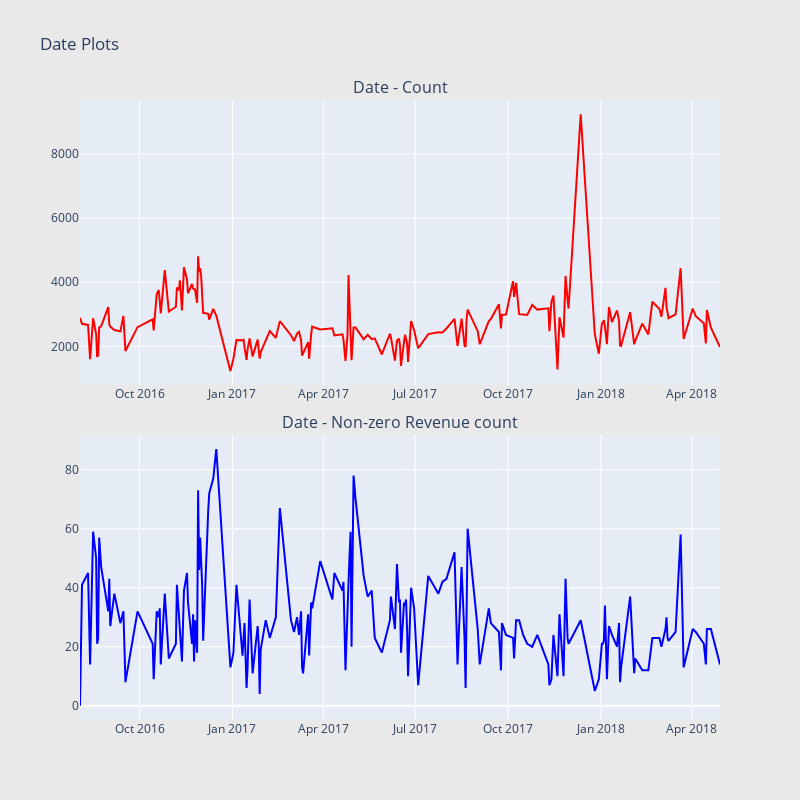

Here is the notebook cell this chart was saved with:
### Markdown cell above
Inferences:
* Device browser distribution looks similar on both the count and count of non-zero revenue plots
* On the device category front, desktop seem to have higher percentage of non-zero revenue counts compared to mobile devices.
* In device operating system, though the number of counts is more from windows, the number of counts where revenue is not zero is more for Macintosh.
* Chrome OS also has higher percentage of non-zero revenue counts
* On the mobile OS side, iOS has more percentage of non-zero revenue counts compared to Android 

**Date Exploration:**

### Code cell
import datetime

def scatter_plot(cnt_srs, color):
    trace = go.Scatter(
        x=cnt_srs.index[::-1],
        y=cnt_srs.values[::-1],
        showlegend=False,
        marker=dict(
            color=color,
        ),
    )
    return trace

train_df['date'] = train_df['date'].apply(lambda x: datetime.date(int(str(x)[:4]), int(str(x)[4:6]), int(str(x)[6:])))
cnt_srs = train_df.groupby('date')['totals.transactionRevenue'].agg(['size', 'count'])
cnt_srs.columns = ["count", "count of non-zero revenue"]
cnt_srs = cnt_srs.sort_index()
#cnt_srs.index = cnt_srs.index.astype('str')
trace1 = scatter_plot(cnt_srs["count"], 'red')
trace2 = scatter_plot(cnt_srs["count of non-zero revenue"], 'blue')

fig = tools.make_subplots(rows=2, cols=1, vertical_spacing=0.08,
                          subplot_titles=["Date - Count", "Date - Non-zero Revenue count"])
fig.append_trace(trace1, 1, 1)
fig.append_trace(trace2, 2, 1)
fig['layout'].update(height=800, width=800, paper_bgcolor='rgb(233,233,233)', title="Date Plots")
py.iplot(fig, filename='date-plots')

### Figure 1 — Plotly figure (JSON) as saved in the notebook; plotly's stock layout.template omitted (floating-point values rounded to 4 significant figures; data arrays with more than 128 entries replaced by an {"elided": "..."} marker saying what was removed)
{"data": [{"marker": {"color": "red"}, "showlegend": false, "type": "scatter", "x": {"elided": "183 str values"}, "xaxis": "x", "y": {"elided": "183 int values"}, "yaxis": "y"}, {"marker": {"color": "blue"}, "showlegend": false, "type": "scatter", "x": {"elided": "183 str values"}, "xaxis": "x2", "y": {"elided": "183 int values"}, "yaxis": "y2"}], "layout": {"annotations": [{"font": {"size": 16}, "showarrow": false, "text": "Date - Count", "x": 0.5, "xanchor": "center", "xref": "paper", "y": 1, "yanchor": "bottom", "yref": "paper"}, {"font": {"size": 16}, "showarrow": false, "text": "Date - Non-zero Revenue count", "x": 0.5, "xanchor": "center", "xref": "paper", "y": 0.46, "yanchor": "bottom", "yref": "paper"}], "height": 800, "paper_bgcolor": "rgb(233,233,233)", "title": {"text": "Date Plots"}, "width": 800, "xaxis": {"anchor": "y", "domain": [0, 1]}, "xaxis2": {"anchor": "y2", "domain": [0, 1]}, "yaxis": {"anchor": "x", "domain": [0.54, 1]}, "yaxis2": {"anchor": "x2", "domain": [0, 0.46]}}}
